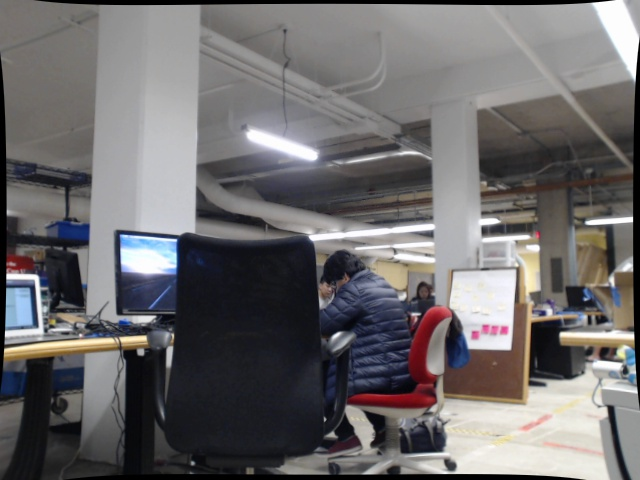
#> input picture stereo/test_left.jpg, 640 x 480 px, given in place of the camera
$ python slam.py   (Python 2 division)   (older library calls are emulated)
#> lines starting #> are read from the running program, lines starting #| are printed output that depends on the picture; after the words box and inside, x2 and y2 are one past the last pixel; in counts of white or black regions, pixels touching at a corner belong together
#> further down, lf is the input picture: shape (480, 640, 3); mean B, G, R 107.8, 106.7, 109
import cv2
import numpy

last_cap = None

calib_left_mat = numpy.array(
    [[ 541.11082257,    0.        ,  324.08789568],
     [   0.        ,  541.11082257,  222.59189031],
     [   0.        ,    0.        ,    1.        ]])
calib_right_mat = numpy.array(
    [[ 541.11082257,    0.        ,  326.00175078],
     [   0.        ,  541.11082257,  231.72506702],
     [   0.        ,    0.        ,    1.        ]])
calib_left_dist = numpy.array(
    [[ 0.09370743,  0.22643711,  0.        ,  0.        , -0.93583831]])
calib_right_dist = numpy.array(
    [[ 0.25088046, -1.03260309,  0.        ,  0.        ,  1.41224436]])

cp_x = calib_left_mat[0][2]
cp_y = calib_left_mat[1][2]
fx = calib_left_mat[0][0]
fy = calib_left_mat[1][1]

depth_string_pixel = ""
depth_string_cm = ""
max_features = 50

point_3d_string = ""
total_position = 0

DELTA_Z_THRESHOLD = 3

debug_file = open("debug.txt", 'w')

def image_plane_to_world_space(pixel_x, pixel_y, image_center_x, image_center_y, focal_length_x, focal_length_y, depth):
    x = ((pixel_x - image_center_x)*depth_pixel_to_cm(depth)) / (focal_length_x)
    y = ((pixel_y - image_center_y)*depth_pixel_to_cm(depth)) / (focal_length_y)
    return [x,y,depth_pixel_to_cm(depth)]


def decompose_keypoint(keypoint):
    keypoint_out = []

    keypoint_out.append(float(keypoint.pt[0]))
    keypoint_out.append(float(keypoint.pt[1]))

    return keypoint_out

# [36 lines left out: function get_similar_feature_keypoints, not called in this run]

def slam(lf, rf):
    global last_cap
    global disparity
    global total_position
    stereo = cv2.StereoSGBM_create(minDisparity = 25,
        numDisparities = 64,
        blockSize = 9,
        P1 = 8*3*3*2,
        P2 = 32*3*3*2,
        disp12MaxDiff = 1,
        preFilterCap = 63,
        uniquenessRatio = 7,
        speckleWindowSize = 50,
        speckleRange = 1)

    #undistort images
    luf = cv2.undistort(lf, calib_left_mat, calib_left_dist)
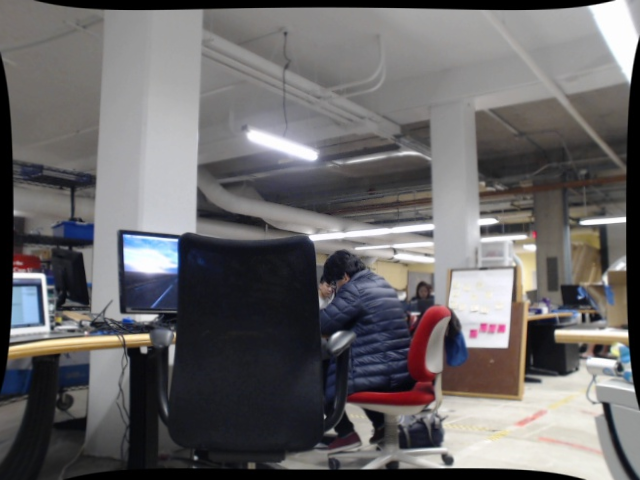
#> luf: shape (480, 640, 3); mean B, G, R 104.8, 103.7, 105.9
    ruf = cv2.undistort(rf, calib_right_mat, calib_right_dist)
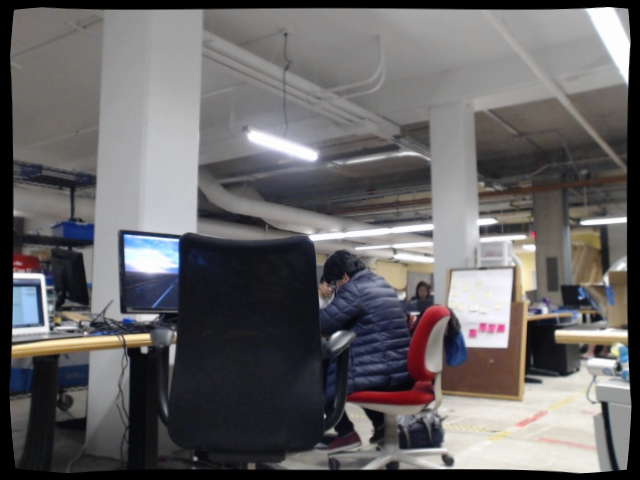
#> ruf: shape (480, 640, 3); mean B, G, R 102.6, 101.5, 103.7

    lf_g = cv2.cvtColor(luf, cv2.COLOR_BGR2GRAY)
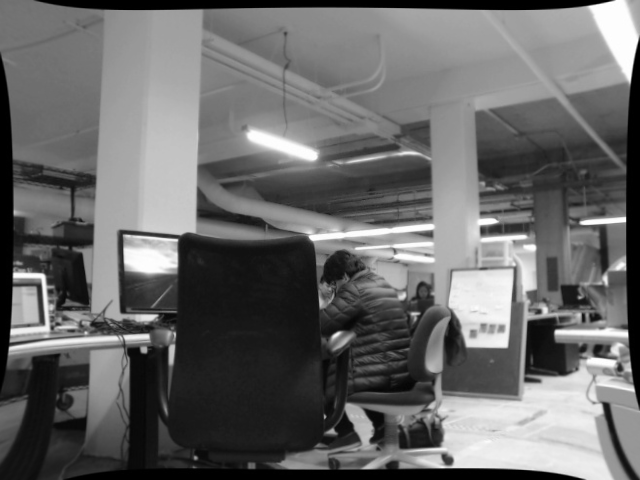
#> lf_g: shape (480, 640); min 0, max 255, mean 104.4
    rf_g = cv2.cvtColor(ruf, cv2.COLOR_BGR2GRAY)
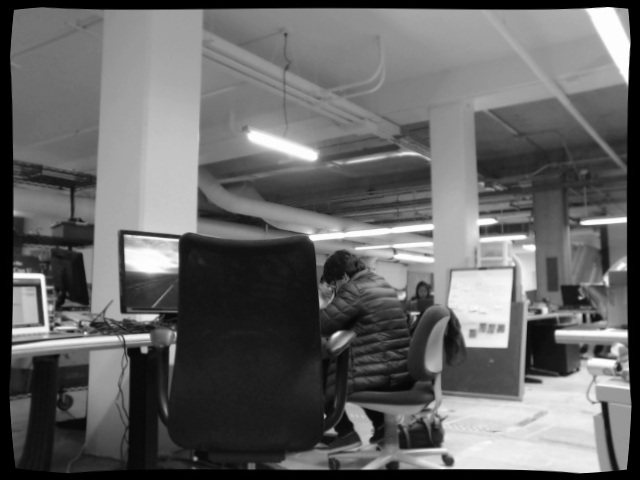
#> rf_g: shape (480, 640); min 0, max 255, mean 102.2

    disparity = stereo.compute(lf_g, rf_g)
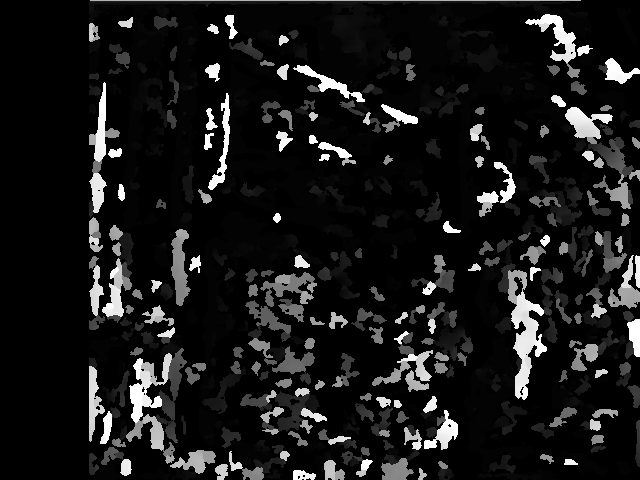
#> disparity: shape (480, 640) int16; min 384, max 1408, mean 485.5; drawn with min black and max white

    display_norm = numpy.zeros(disparity.shape, dtype = "uint8")
    cv2.normalize(disparity,display_norm, alpha = 0, beta = 255, norm_type = cv2.NORM_MINMAX, dtype = cv2.CV_8U)

    cv2.putText(display_norm,depth_string_pixel,(0,20), cv2.FONT_HERSHEY_PLAIN, 1,(255,0,0),1,cv2.LINE_AA)
    cv2.putText(display_norm,depth_string_cm,(0,50), cv2.FONT_HERSHEY_PLAIN, 1,(255,0,0),1,cv2.LINE_AA)
    cv2.imshow("Disparity", display_norm)

    detector = cv2.ORB_create()

    #detect features in this frame
    lkp, ldesc = detector.detectAndCompute(luf, None)
#> lkp = 500 keypoints; strongest (x, y, size): (554, 331, 44.6), (555, 332, 53.6), (556, 332, 64.3), (557, 331, 77.1)

    #pick out the best features
    if len(lkp) > max_features:
        kpde = list(zip(lkp, ldesc))
#> kpde = 500 items
        lkpde = sorted(kpde, key=lambda kd: kd[0].response, reverse=True)
#> lkpde = 500 items
        lkpde = lkpde[:max_features]
#> lkpde = 50 items
        lkp, ldesc = list(zip(*lkpde))
#> lkp = 50 keypoints; strongest (x, y, size): (554, 331, 44.6), (555, 332, 53.6), (556, 332, 64.3), (557, 331, 77.1); ldesc = 50 items
        lkp = list(lkp)
        ldesc = numpy.asarray(ldesc)
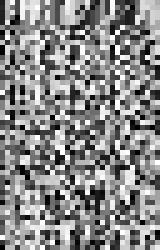
#> ldesc: shape (50, 32) (shown 5 times larger); min 0, max 255, mean 135.9


    similar_keypoints_x_y = []
    points_3d = []
    desc_3d_point_matrix = ([],[])

    #stop if there are not enough keypoints
    if len(lkp) > 2:

        #match keypoints with 3d points
        i = 0
        for k in lkp:
            x = float(k.pt[0])
            y = float(k.pt[1])
            depth = disparity[int(y)][int(x)]
            point_3d = image_plane_to_world_space(x, y, cp_x, cp_y, fx, fy, depth)

            desc_3d_point_matrix[0].append(ldesc[i])
            desc_3d_point_matrix[1].append(point_3d)
            i+=1
#> this loop made 50 passes
#> after the loop, i = 50


        if last_cap is None:
            for k in lkp:
                similar_keypoints_x_y.append(decompose_keypoint(k))
#> this loop made 50 passes
#> k on passes 1 to 8: keypoint at (554.4, 331.2), size 44.6, keypoint at (554.4, 331.2), size 37.2, keypoint at (554.7, 331.8), size 53.6, keypoint at (555.7, 331.8), size 64.3, keypoint at (557.4, 330.9), size 77.1, keypoint at (581, 222), size 31, keypoint at (175.7, 239), size 44.6, keypoint at (555, 330), size 31
#> after the loop, similar_keypoints_x_y = 50 pairs, first value 43 to 581, second value 221.8 to 351.6
        else:
            #get features that are similar between current and last frame
            similar_keypoints_x_y, descs = get_similar_feature_keypoints(lkp,desc_3d_point_matrix,last_cap[2])


        luf_copy = luf.copy()

        for x,y in similar_keypoints_x_y:
            #calculate 3D point for each common feature
            depth = disparity[int(y)][int(x)]
            point_3d = image_plane_to_world_space(x, y, cp_x, cp_y, fx, fy, depth)
            points_3d.append(point_3d)

            #Todo, these values may need recalibrated
            r = (255.0 / 150.0) * abs(point_3d[0]) #the closer to center x, the greater r will be
            g = (255.0 / 113) * abs(point_3d[1]) # the closer to center y, the greater g will be
            b = (255.0 / 1024.0)*(depth) # the closer, the greater b will be

            cv2.circle(luf_copy,(int(x),int(y)),2,(int(r),int(b),int(g)),5)
#> this loop made 50 passes
#> (depth, point_3d, r, g, b) on passes 1 to 7: (541, [94.29, 44.46, 221.5], 160.3, 100.3, 134.7), (541, [94.29, 44.46, 221.5], 160.3, 100.3, 134.7), (541, [94.41, 44.7, 221.5], 160.5, 100.9, 134.7), (551, [94.16, 44.38, 220], 160.1, 100.2, 137.2), (384, [106.2, 49.33, 246.3], 180.6, 111.3, 95.62), (384, [117, -0.269, 246.3], 198.8, 0.608, 95.62), (954, [-42.86, 4.75, 156.3], 72.86, 10.72, 237.6)
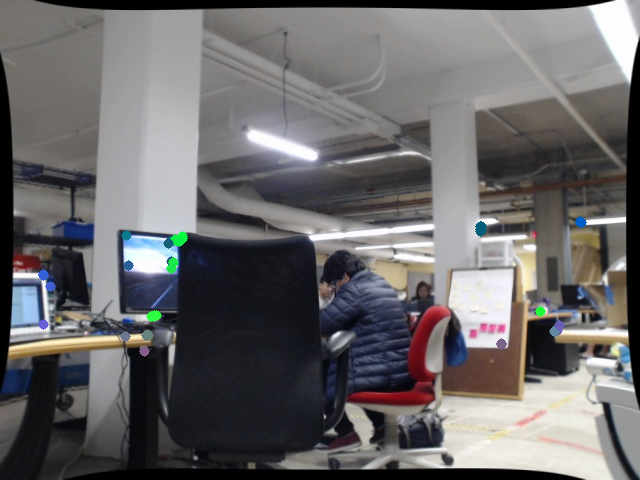
#> luf_copy: shape (480, 640, 3); 0.55% of pixels changed, all inside (x1, y1, x2, y2) = (38, 216, 587, 357)

        #draw 3d points
        cv2.putText(luf_copy,point_3d_string,(0,20), cv2.FONT_HERSHEY_PLAIN, 1,(255,0,0),1,cv2.LINE_AA)
        cv2.imshow("Features in 3D", luf_copy)

        #check that there are enough points to get a valid transformation
        if(len(points_3d) > 2  and len(similar_keypoints_x_y) > 2):
            #Object to camera tranformation
            ret, rvec, tvec = cv2.solvePnP(numpy.asarray(points_3d), numpy.asarray(similar_keypoints_x_y), calib_left_mat, calib_left_dist)
            camera_rotation = cv2.Rodrigues(rvec)[0]
            #camera position relative to object
            camera_position = -cv2.transpose(numpy.matrix(camera_rotation)) * numpy.matrix(tvec)

            for mat in tvec:
                debug_file.write(str(mat))
#> this loop made 3 passes
#> mat on passes 1 to 3: [26.99], [3.72], [-31.34]
            debug_file.write("\n")

            if last_cap is not None:
                match_frame = cv2.drawMatchesKnn(luf,lkp,last_cap[0],last_cap[1], descs, outImg = None,flags=2)
                cv2.putText(match_frame,str(camera_position),(0,20), cv2.FONT_HERSHEY_PLAIN, 1,(255,0,0),1,cv2.LINE_AA)
                cv2.imshow("Matches", match_frame)

            #save features for next iteration
        last_cap = [luf, lkp, desc_3d_point_matrix]


# [14 lines left out: functions callback_depth, callback_3d_points, not called in this run]

def depth_pixel_to_cm(pixel_val):
    return 307.0091 + pixel_val*-0.158

if __name__=="__main__":
    lvc = cv2.VideoCapture(1)
    rvc = cv2.VideoCapture(0)

    cv2.namedWindow("Disparity")
    cv2.setMouseCallback("Disparity", callback_depth)

    cv2.namedWindow("Features in 3D")
    cv2.setMouseCallback("Features in 3D", callback_3d_points)

    while True:
        lret, lf = lvc.read()
        rret, rf = rvc.read()

        res = slam(lf, rf)

        k = cv2.waitKey(1)
#> (key Esc is pressed here)
        if k == 27:
            break

$ run again, on stereo/aloeL.jpg
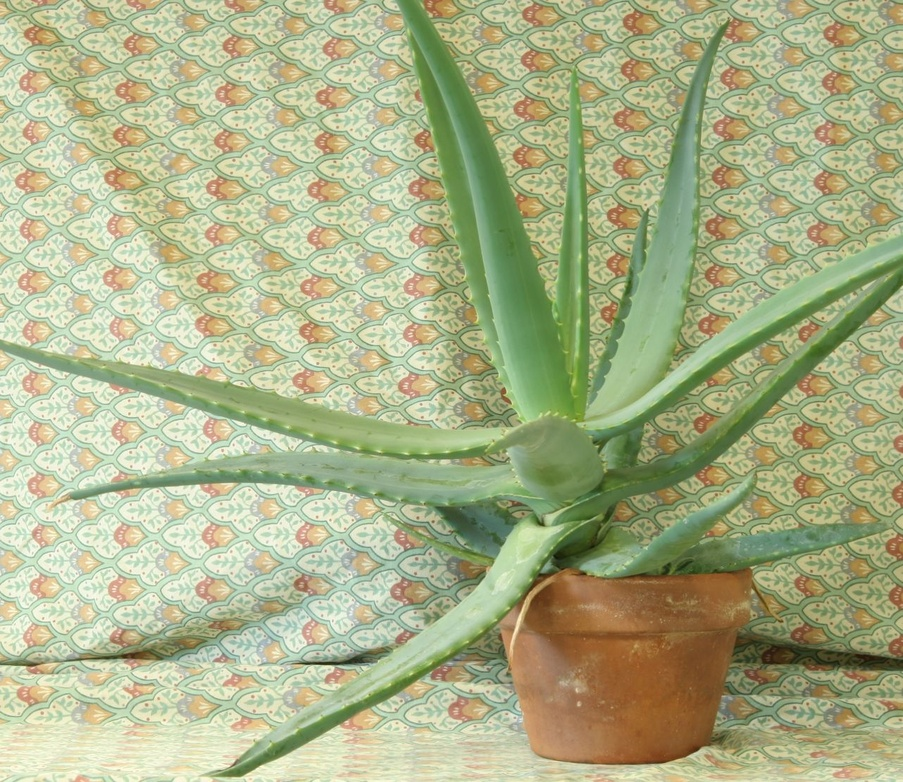
#> input picture stereo/aloeL.jpg, 903 x 782 px, shrunk from 1282 x 1110 before the run, given in place of the camera
#> lf is the input picture: shape (782, 903, 3); mean B, G, R 136.7, 177.2, 171.2
#> in slam, `disparity = stereo.compute(lf_g, rf_g)`:
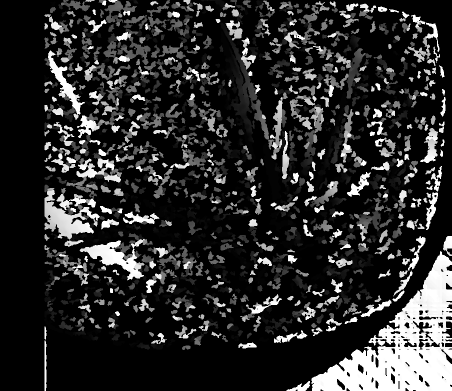
#> disparity: shape (782, 903) int16 (shown at 1/2 size); min 384, max 1408, mean 562.4; drawn with min black and max white
#> in slam, `lkp, ldesc = detector.detectAndCompute(luf, None)`: lkp = 500 keypoints; strongest (x, y, size): (602, 605, 44.6), (601, 605, 64.3), (541, 525, 64.3), (544, 527, 37.2)
#> kpde = 500 items
#> in slam, `lkpde = lkpde[:max_features]`: lkpde = 50 items
#> in slam, `lkp, ldesc = list(zip(*lkpde))`: lkp = 50 keypoints; strongest (x, y, size): (602, 605, 44.6), (601, 605, 64.3), (541, 525, 64.3), (544, 527, 37.2); ldesc = 50 items
#> the loop in slam, `for k in lkp:` made 50 passes
#> after the loop in slam, `for k in lkp:`: i = 50
#> the loop in slam, `for k in lkp:` made 50 passes
#> k on passes 1 to 8: keypoint at (601.9, 604.8), size 44.6, keypoint at (601.3, 605.5), size 64.3, keypoint at (601.2, 604.8), size 37.2, keypoint at (601.3, 604.8), size 53.6, keypoint at (602.2, 604.7), size 77.1, keypoint at (601, 605), size 31, keypoint at (541.2, 524.6), size 64.3, keypoint at (543.6, 526.8), size 37.2
#> after the loop in slam, `for k in lkp:`: similar_keypoints_x_y = 50 pairs, first value 117 to 643.2, second value 87 to 606.2
#> the loop in slam, `for x,y in similar_keypoints_x_y:` made 50 passes
#> (depth, point_3d, r, g, b) on passes 1 to 7: (384, [126.5, 174, 246.3], 215, 392.6, 95.62), (384, [126.2, 174.3, 246.3], 214.6, 393.4, 95.62), (384, [126.2, 174, 246.3], 214.5, 392.6, 95.62), (384, [126.2, 174, 246.3], 214.6, 392.6, 95.62), (384, [126.6, 173.9, 246.3], 215.2, 392.5, 95.62), (384, [126.1, 174.1, 246.3], 214.3, 392.9, 95.62), (1352, [37.47, 52.13, 93.39], 63.71, 117.6, 336.7)
#> after the loop in slam, `for x,y in similar_keypoints_x_y:`:
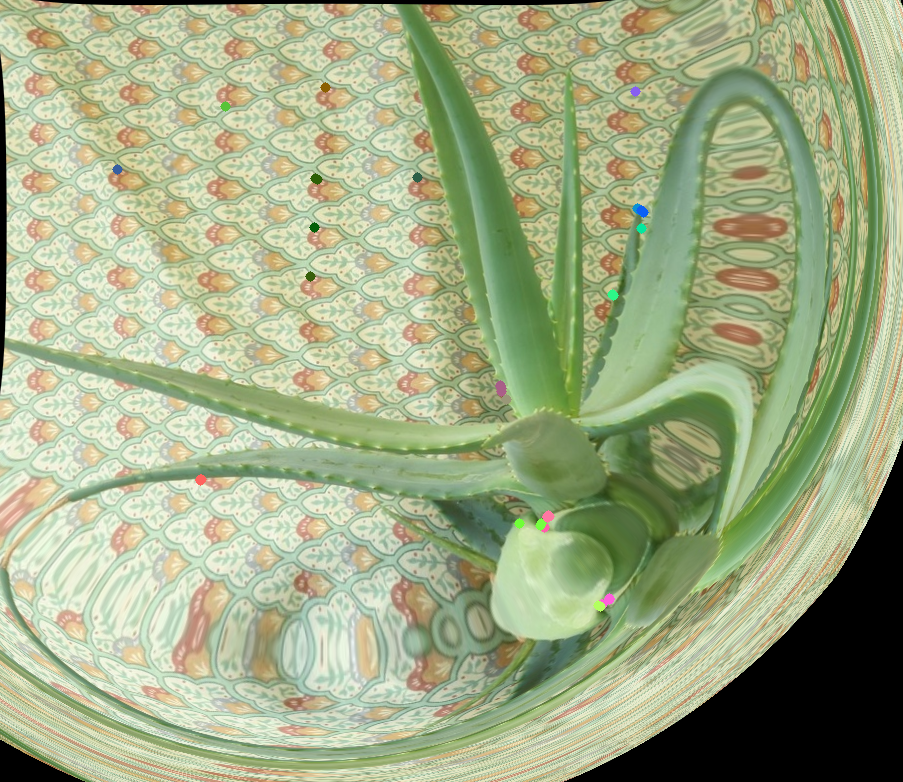
#> luf_copy: shape (782, 903, 3); mean B, G, R 133.6, 171.3, 160.3
#> the loop in slam, `for mat in tvec:` made 3 passes
#> mat on passes 1 to 3: [-80.28], [-127.5], [-206.2]
